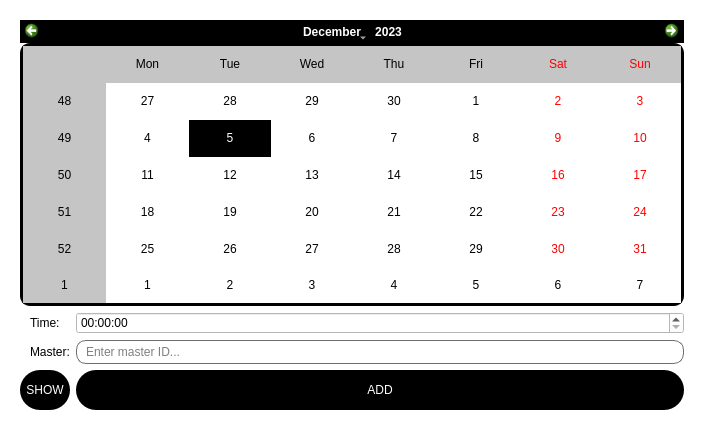
<?xml version="1.0" encoding="UTF-8"?>
<ui version="4.0">
 <class>FreeTAdd</class>
 <widget class="QWidget" name="FreeTAdd">
  <property name="geometry">
   <rect>
    <x>0</x>
    <y>0</y>
    <width>704</width>
    <height>430</height>
   </rect>
  </property>
  <property name="windowTitle">
   <string>Form</string>
  </property>
  <property name="styleSheet">
   <string notr="true">QWidget
{
background-color: rgb(255, 255, 255);
color: rgb(0, 0, 0);
}
QTableView {
	font: 9pt &quot;Century Gothic&quot;;
    border: 3px solid black;
    border-radius: 10px;
    background-color: #f0f0f0;  /* Фон заокругленого віджета */
    selection-background-color: #a6a6a6;  /* Колір виділення */
}
/* Імена стовбців */
QHeaderView::section {
    background-color: #404040;  /* Колір фону */
    color: white;  /* Колір тексту */
    padding: 4px;
    border: 1px solid #303030;  /* Границі */
}

/* Номерація рядків */
QTableView QTableCornerButton::section {
    background-color: #404040;  /* Колір фону */
    color: white;  /* Колір тексту */
    border: 1px solid #303030;  /* Границі */
}


QTableView::item:hover {
    border: 2px solid #505050;  /* Колір границі при наведенні */
}

QTableView::item:selected {
    border: 2px solid #303030;  /* Колір границі при виділенні */
}
QLineEdit {
font: 12pt &quot;Candara&quot;;
                 background-color: white;
                 color: black;
                 border: 1px solid rgb(110, 110, 110);
              border-radius: 10px;
                 padding: 3px 7px;
             }

             QLineEdit:focus {
                 border: 2px solid rgb(90, 90, 90);
            }
QPushButton
{
	font: 12pt &quot;Candara&quot;;
	background-color: rgb(0, 0, 0);
	color: rgb(255, 255, 255);
border-radius: 20px;
box-shadow: 0 0 20px 10px rgb(240, 158, 255);
width: 50px;
  height: 40px;
}
QPushButton:hover {
               border: 2px solid rgb(200, 200, 200);
            }
QPushButton:pressed {
             background-color: rgb(255, 255, 255);
	        color: rgb(0, 0, 0);
            }
QLabel{font: 12pt &quot;Candara&quot;;}</string>
  </property>
  <layout class="QGridLayout" name="gridLayout">
   <item row="0" column="0">
    <widget class="QStackedWidget" name="freeTStckW">
     <property name="currentIndex">
      <number>1</number>
     </property>
     <widget class="QWidget" name="showPage">
      <widget class="QTableView" name="frTimeTv">
       <property name="geometry">
        <rect>
         <x>50</x>
         <y>10</y>
         <width>581</width>
         <height>291</height>
        </rect>
       </property>
      </widget>
      <widget class="QPushButton" name="goAddPb">
       <property name="geometry">
        <rect>
         <x>480</x>
         <y>310</y>
         <width>131</width>
         <height>31</height>
        </rect>
       </property>
       <property name="styleSheet">
        <string notr="true">QPushButton
{
	font: 12pt &quot;Candara&quot;;
	background-color: rgb(0, 0, 0);
	color: rgb(255, 255, 255);
border: 2px;
border-radius: 20px;
box-shadow: 0 0 20px 10px rgb(240, 158, 255);
width: 50px;
  height: 40px;
}
QPushButton:hover {
               border: 2px solid rgb(200, 200, 200);
            }
QPushButton:pressed {
             background-color: rgb(255, 255, 255);
	        color: rgb(0, 0, 0);
            }</string>
       </property>
       <property name="text">
        <string>GO TO ADD</string>
       </property>
      </widget>
     </widget>
     <widget class="QWidget" name="addePage">
      <layout class="QGridLayout" name="gridLayout_2">
       <item row="4" column="1">
        <widget class="QLabel" name="masterLb">
         <property name="text">
          <string>Master:</string>
         </property>
        </widget>
       </item>
       <item row="2" column="1">
        <widget class="QLabel" name="timeLb">
         <property name="text">
          <string>Time:</string>
         </property>
        </widget>
       </item>
       <item row="5" column="2">
        <widget class="QPushButton" name="addPb">
         <property name="text">
          <string>ADD</string>
         </property>
        </widget>
       </item>
       <item row="4" column="2">
        <widget class="QLineEdit" name="masteLE">
         <property name="text">
          <string/>
         </property>
         <property name="placeholderText">
          <string>Enter master ID...</string>
         </property>
        </widget>
       </item>
       <item row="2" column="2">
        <widget class="QTimeEdit" name="timeEdit"/>
       </item>
       <item row="0" column="0" colspan="3">
        <widget class="QCalendarWidget" name="dateClnd">
         <property name="styleSheet">
          <string notr="true">QCalendarWidget {
alternate-background-color:  rgb(197, 197, 197);

    background-color: rgb(255,255,255);/* чорний фон */
    color:rgb(0,0,0); /* білий текст */
}
QCalendarWidget QWidget
{
alternate-background-color:  rgb(197, 197, 197);
}
QCalendarWidget QToolButton {
    color: rgb(255,255,255);
 background-color: rgb(0,0,0);
}

QCalendarWidget QToolButton:hover {
    background-color: #333333; /* зміна кольору при наведенні */
}

QCalendarWidget QMenu {
    background-color:  rgb(255,255,255);/* чорний фон для вибірника місяців та року */
    color: rgb(0,0,0); /* білий текст для вибірника місяців та року */
}

QCalendarWidget QSpinBox {
    color: #FFFFFF; /* білий текст для спінбоксів */
}

QCalendarWidget QPushButton {
    color: #FFFFFF; /* білий текст для кнопок в календарі */
}

QCalendarWidget QAbstractItemView:enabled {
	background-color: rgb(255, 255, 255);
	color:  rgb(0, 0, 0);

    selection-background-color: rgb(0, 0, 0);/* колір виділення */
    selection-color: #FFFFFF; /* колір тексту для виділення */
}

QCalendarWidget QAbstractItemView:disabled {
  
	color: rgb(0, 0, 0);
	background-color: rgb(197, 197, 197);
}

/* Додаткові стилізації для виділеного дня та тексту */
QCalendarWidget QWidget#qt_calendar_navigationbar {
   background-color: rgb(0,0,0);
}

QCalendarWidget QMenu QAbstractItemView {
    selection-background-color: #333333; /* колір виділення в меню місяців та року */
}
</string>
         </property>
         <property name="locale">
          <locale language="English" country="UnitedStates"/>
         </property>
         <property name="selectedDate">
          <date>
           <year>2023</year>
           <month>12</month>
           <day>5</day>
          </date>
         </property>
         <property name="minimumDate">
          <date>
           <year>2021</year>
           <month>9</month>
           <day>1</day>
          </date>
         </property>
         <property name="firstDayOfWeek">
          <enum>Qt::Monday</enum>
         </property>
        </widget>
       </item>
       <item row="5" column="0" colspan="2">
        <widget class="QPushButton" name="showPb">
         <property name="text">
          <string>SHOW</string>
         </property>
        </widget>
       </item>
      </layout>
     </widget>
    </widget>
   </item>
  </layout>
 </widget>
 <resources/>
 <connections/>
</ui>
